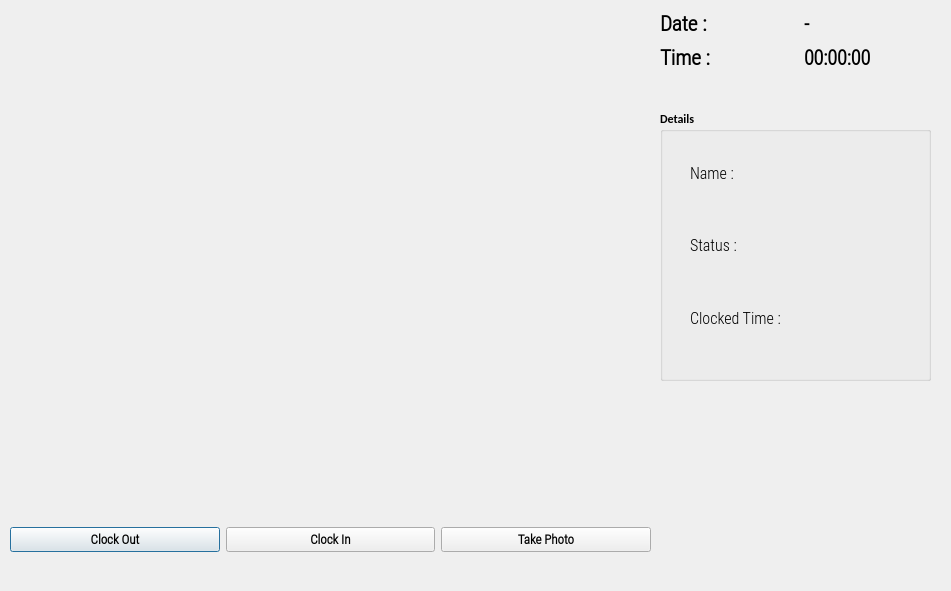
<?xml version="1.0" encoding="UTF-8"?>
<ui version="4.0">
 <class>OutputDialog</class>
 <widget class="QDialog" name="OutputDialog">
  <property name="geometry">
   <rect>
    <x>0</x>
    <y>0</y>
    <width>951</width>
    <height>591</height>
   </rect>
  </property>
  <property name="minimumSize">
   <size>
    <width>0</width>
    <height>0</height>
   </size>
  </property>
  <property name="maximumSize">
   <size>
    <width>1280</width>
    <height>720</height>
   </size>
  </property>
  <property name="font">
   <font>
    <family>Calibri</family>
    <bold>true</bold>
   </font>
  </property>
  <property name="windowTitle">
   <string>Face Recognition Attendance App</string>
  </property>
  <property name="windowIcon">
   <iconset resource="resource.qrc">
    <normaloff>:/icon/icon.png</normaloff>:/icon/icon.png</iconset>
  </property>
  <widget class="QLabel" name="imgLabel">
   <property name="geometry">
    <rect>
     <x>10</x>
     <y>10</y>
     <width>640</width>
     <height>480</height>
    </rect>
   </property>
   <property name="minimumSize">
    <size>
     <width>4</width>
     <height>0</height>
    </size>
   </property>
   <property name="maximumSize">
    <size>
     <width>640</width>
     <height>480</height>
    </size>
   </property>
   <property name="text">
    <string/>
   </property>
  </widget>
  <widget class="QWidget" name="horizontalLayoutWidget">
   <property name="geometry">
    <rect>
     <x>10</x>
     <y>500</y>
     <width>641</width>
     <height>80</height>
    </rect>
   </property>
   <layout class="QHBoxLayout" name="horizontalLayout">
    <item>
     <widget class="QPushButton" name="ClockOutButton">
      <property name="font">
       <font>
        <family>Roboto Condensed Light</family>
        <pointsize>10</pointsize>
        <bold>true</bold>
       </font>
      </property>
      <property name="text">
       <string>Clock Out</string>
      </property>
      <property name="checkable">
       <bool>true</bool>
      </property>
     </widget>
    </item>
    <item>
     <widget class="QPushButton" name="ClockInButton">
      <property name="font">
       <font>
        <family>Roboto Condensed Light</family>
        <pointsize>10</pointsize>
        <bold>true</bold>
       </font>
      </property>
      <property name="text">
       <string>Clock In</string>
      </property>
      <property name="checkable">
       <bool>true</bool>
      </property>
     </widget>
    </item>
    <item>
     <widget class="QPushButton" name="TakePhotoButton">
      <property name="font">
       <font>
        <family>Roboto Condensed Light</family>
        <pointsize>10</pointsize>
        <bold>true</bold>
       </font>
      </property>
      <property name="text">
       <string>Take Photo</string>
      </property>
     </widget>
    </item>
   </layout>
  </widget>
  <widget class="QWidget" name="gridLayoutWidget">
   <property name="geometry">
    <rect>
     <x>660</x>
     <y>10</y>
     <width>281</width>
     <height>61</height>
    </rect>
   </property>
   <layout class="QGridLayout" name="gridLayout_2">
    <item row="0" column="0">
     <widget class="QLabel" name="label">
      <property name="font">
       <font>
        <family>Roboto Condensed Light</family>
        <pointsize>16</pointsize>
        <bold>true</bold>
       </font>
      </property>
      <property name="text">
       <string>Date :</string>
      </property>
     </widget>
    </item>
    <item row="0" column="1">
     <widget class="QLabel" name="Date_Label">
      <property name="font">
       <font>
        <family>Roboto Condensed Light</family>
        <pointsize>15</pointsize>
        <bold>true</bold>
       </font>
      </property>
      <property name="text">
       <string>-</string>
      </property>
     </widget>
    </item>
    <item row="1" column="0">
     <widget class="QLabel" name="label_2">
      <property name="font">
       <font>
        <family>Roboto Condensed Light</family>
        <pointsize>16</pointsize>
        <bold>true</bold>
       </font>
      </property>
      <property name="text">
       <string>Time :</string>
      </property>
     </widget>
    </item>
    <item row="1" column="1">
     <widget class="QLabel" name="Time_Label">
      <property name="font">
       <font>
        <family>Roboto Condensed Light</family>
        <pointsize>15</pointsize>
        <bold>true</bold>
       </font>
      </property>
      <property name="text">
       <string>00:00:00</string>
      </property>
     </widget>
    </item>
   </layout>
  </widget>
  <widget class="QGroupBox" name="groupBox">
   <property name="geometry">
    <rect>
     <x>660</x>
     <y>110</y>
     <width>271</width>
     <height>271</height>
    </rect>
   </property>
   <property name="title">
    <string>Details</string>
   </property>
   <widget class="QWidget" name="verticalLayoutWidget">
    <property name="geometry">
     <rect>
      <x>30</x>
      <y>30</y>
      <width>97</width>
      <height>211</height>
     </rect>
    </property>
    <layout class="QVBoxLayout" name="verticalLayout">
     <item>
      <widget class="QLabel" name="label_3">
       <property name="font">
        <font>
         <family>Roboto Condensed Light</family>
         <pointsize>12</pointsize>
         <bold>false</bold>
        </font>
       </property>
       <property name="text">
        <string>Name : </string>
       </property>
      </widget>
     </item>
     <item>
      <widget class="QLabel" name="label_4">
       <property name="font">
        <font>
         <family>Roboto Condensed Light</family>
         <pointsize>12</pointsize>
         <bold>false</bold>
        </font>
       </property>
       <property name="text">
        <string>Status :</string>
       </property>
      </widget>
     </item>
     <item>
      <widget class="QLabel" name="label_5">
       <property name="font">
        <font>
         <family>Roboto Condensed Light</family>
         <pointsize>12</pointsize>
         <bold>false</bold>
        </font>
       </property>
       <property name="text">
        <string>Clocked Time : </string>
       </property>
      </widget>
     </item>
    </layout>
   </widget>
   <widget class="QWidget" name="verticalLayoutWidget_2">
    <property name="geometry">
     <rect>
      <x>120</x>
      <y>30</y>
      <width>131</width>
      <height>211</height>
     </rect>
    </property>
    <layout class="QVBoxLayout" name="verticalLayout_2">
     <item>
      <widget class="QLabel" name="NameLabel">
       <property name="font">
        <font>
         <family>Roboto Condensed Light</family>
         <pointsize>12</pointsize>
         <bold>false</bold>
        </font>
       </property>
       <property name="text">
        <string/>
       </property>
      </widget>
     </item>
     <item>
      <widget class="QLabel" name="StatusLabel">
       <property name="font">
        <font>
         <family>Roboto Condensed Light</family>
         <pointsize>12</pointsize>
         <bold>false</bold>
        </font>
       </property>
       <property name="text">
        <string/>
       </property>
      </widget>
     </item>
     <item>
      <layout class="QHBoxLayout" name="horizontalLayout_2">
       <item>
        <widget class="QLabel" name="HoursLabel">
         <property name="font">
          <font>
           <family>Roboto Condensed Light</family>
           <pointsize>12</pointsize>
           <bold>false</bold>
          </font>
         </property>
         <property name="text">
          <string/>
         </property>
        </widget>
       </item>
       <item>
        <widget class="QLabel" name="MinLabel">
         <property name="font">
          <font>
           <family>Roboto Condensed Light</family>
           <pointsize>12</pointsize>
           <bold>false</bold>
          </font>
         </property>
         <property name="text">
          <string/>
         </property>
        </widget>
       </item>
      </layout>
     </item>
    </layout>
   </widget>
  </widget>
 </widget>
 <resources>
  <include location="resource.qrc"/>
 </resources>
 <connections/>
</ui>
